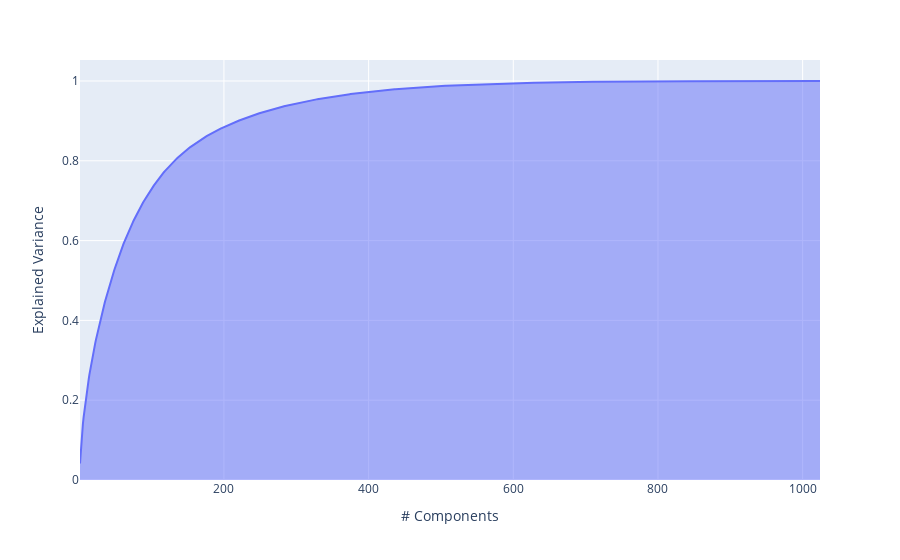

Notebook code cell kept with this figure:
### Code cell
df = pd.DataFrame(embeddings)
pca = PCA()
pca.fit(df)
exp_var_cumul = np.cumsum(pca.explained_variance_ratio_)

px.area(
    x=range(1, exp_var_cumul.shape[0] + 1),
    y=exp_var_cumul,
    labels={"x": "# Components", "y": "Explained Variance"}
)

### Figure 1 — Plotly figure (JSON) as saved in the notebook; plotly's stock layout.template omitted (floating-point values rounded to 4 significant figures; data arrays with more than 128 entries replaced by an {"elided": "..."} marker saying what was removed)
{"data": [{"fillpattern": {"shape": ""}, "hovertemplate": "# Components=%{x}<br>Explained Variance=%{y}<extra></extra>", "legendgroup": "", "line": {"color": "#636efa"}, "marker": {"symbol": "circle"}, "mode": "lines", "name": "", "orientation": "v", "showlegend": false, "stackgroup": "1", "type": "scatter", "x": {"elided": "1024 int values"}, "xaxis": "x", "y": {"elided": "1024 float values"}, "yaxis": "y"}], "layout": {"legend": {"tracegroupgap": 0}, "margin": {"t": 60}, "xaxis": {"anchor": "y", "domain": [0, 1], "title": {"text": "# Components"}}, "yaxis": {"anchor": "x", "domain": [0, 1], "title": {"text": "Explained Variance"}}}}
